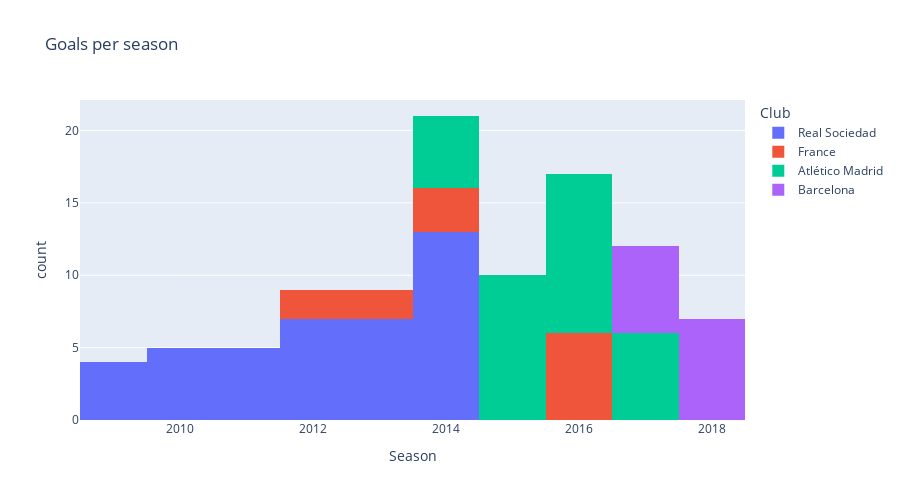

Notebook source saved alongside this figure:
### Markdown cell above
#### Goals per season

### Code cell
px.histogram(
    df,
    x='Season',
    title="Goals per season",
    log_x=False,
    log_y=False,
    #symbol='title',
    #markers=True,
    #width=800, 
    height=500,
    color='Club',
    hover_name='Club',
    hover_data=['Competition','Season','Club'])

### Figure 1 — Plotly figure (JSON) as saved in the notebook; plotly's stock layout.template omitted (floating-point values rounded to 4 significant figures)
{"data": [{"alignmentgroup": "True", "bingroup": "x", "hovertemplate": "Club=Real Sociedad<br>Season=%{x}<br>count=%{y}<extra></extra>", "legendgroup": "Real Sociedad", "marker": {"color": "#636efa", "pattern": {"shape": ""}}, "name": "Real Sociedad", "offsetgroup": "Real Sociedad", "orientation": "v", "showlegend": true, "type": "histogram", "x": [2009, 2009, 2009, 2009, 2010, 2010, 2010, 2010, 2010, 2011, 2011, 2011, 2011, 2011, 2012, 2012, 2012, 2012, 2012, 2012, 2012, 2013, 2013, 2013, 2013, 2013, 2013, 2013, 2014, 2014, 2014, 2014, 2014, 2014, 2014, 2014, 2014, 2014, 2014, 2014, 2014], "xaxis": "x", "yaxis": "y"}, {"alignmentgroup": "True", "bingroup": "x", "hovertemplate": "Club=France<br>Season=%{x}<br>count=%{y}<extra></extra>", "legendgroup": "France", "marker": {"color": "#EF553B", "pattern": {"shape": ""}}, "name": "France", "offsetgroup": "France", "orientation": "v", "showlegend": true, "type": "histogram", "x": [2012, 2012, 2013, 2013, 2014, 2014, 2014, 2016, 2016, 2016, 2016, 2016, 2016], "xaxis": "x", "yaxis": "y"}, {"alignmentgroup": "True", "bingroup": "x", "hovertemplate": "Club=Atlético Madrid<br>Season=%{x}<br>count=%{y}<extra></extra>", "legendgroup": "Atlético Madrid", "marker": {"color": "#00cc96", "pattern": {"shape": ""}}, "name": "Atlético Madrid", "offsetgroup": "Atlético Madrid", "orientation": "v", "showlegend": true, "type": "histogram", "x": [2014, 2014, 2014, 2014, 2014, 2015, 2015, 2015, 2015, 2015, 2015, 2015, 2015, 2015, 2015, 2016, 2016, 2016, 2016, 2016, 2016, 2016, 2016, 2016, 2016, 2016, 2017, 2017, 2017, 2017, 2017, 2017], "xaxis": "x", "yaxis": "y"}, {"alignmentgroup": "True", "bingroup": "x", "hovertemplate": "Club=Barcelona<br>Season=%{x}<br>count=%{y}<extra></extra>", "legendgroup": "Barcelona", "marker": {"color": "#ab63fa", "pattern": {"shape": ""}}, "name": "Barcelona", "offsetgroup": "Barcelona", "orientation": "v", "showlegend": true, "type": "histogram", "x": [2017, 2017, 2017, 2017, 2017, 2017, 2018, 2018, 2018, 2018, 2018, 2018, 2018], "xaxis": "x", "yaxis": "y"}], "layout": {"barmode": "relative", "height": 500, "legend": {"title": {"text": "Club"}, "tracegroupgap": 0}, "title": {"text": "Goals per season"}, "xaxis": {"anchor": "y", "domain": [0, 1], "title": {"text": "Season"}}, "yaxis": {"anchor": "x", "domain": [0, 1], "title": {"text": "count"}}}}
